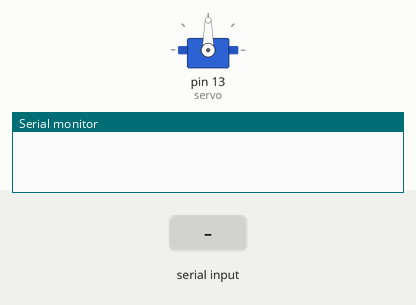
Bench run of a sketch on a simulated Arduino Uno, built with avr-gcc and run on an emulated ATmega328P. On the bench: servo, the last lines printed to the serial monitor. The inputs (shaded band) are chosen by the test bench.

Above: at 1.2 s.
1.3 s: "color" received over Serial
At 2.1 s:
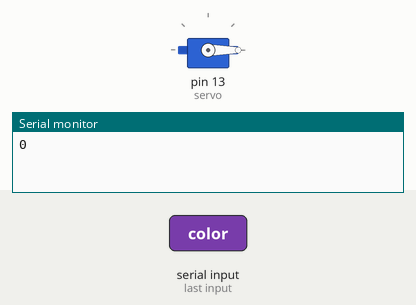
2.8 s: "f" received over Serial
At 3.2 s:
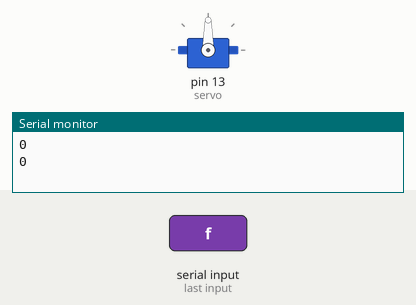
Timing chart, 0 to 5.8 s (numbered marks = the images above; inputs shaded):
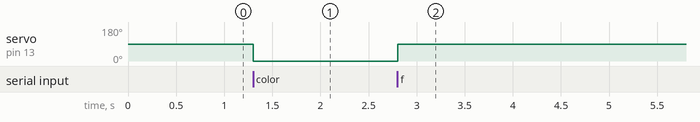

The sketch:

arduino.ino
```cpp
#include <AccelStepper.h>
#include <MultiStepper.h>
#include <Servo.h>
#include <ArduinoJson.h>

long positions[2]= {0,0};
int color[] = {90,0,190};
int instrucciones[] = {1,2,3,4};
int instruccionActual = 0;

AccelStepper motorX(AccelStepper::FULL4WIRE,2,3,5,6);
AccelStepper motorY(AccelStepper::FULL4WIRE,8,9,10,11);

Servo servo;

MultiStepper steppers;

float posicionX = 0;
float posicionY = 0;

class ComandoLapicero{
    public:
        bool cambioColor = false;
        int color = 1;

        int Xmov = 0;
        int Ymov = 0;
        int Xpos = 0;
        int Ypos = 0;

            String XposTemp = "";
            String YposTemp = "";
        String tipo = "";
        String ultimoColor = "1";


        void cargarComando(String comando){
            String XmovTemp = "";
            String YmovTemp = "";
            XposTemp = "";
            YposTemp = "";
            String colorTemp = "1";
            int contadorP = 0;
            tipo = "";

            for (int i = 0; i< comando.length(); i++){
                if (comando.charAt(i) == '%'){
                    contadorP++;
                }
                else if (contadorP<2){
                    tipo+=comando.charAt(i);
                }else if (tipo == "mover"){
                    if (contadorP<3){
                        XmovTemp+= comando.charAt(i);
                    }else if (contadorP<4){
                        YmovTemp+= comando.charAt(i);
                    }
                } else if (tipo == "color"){
                  if (contadorP<3){
                        colorTemp = comando.charAt(i);
                        if (colorTemp == "f"){
                          colorTemp = ultimoColor;
                        } else if (colorTemp == "1" || colorTemp == "2"){
                          ultimoColor = colorTemp;
                        }
                    }
                } else if (tipo == "posicion"){
                  if (contadorP<3){
                        XposTemp+= comando.charAt(i);
                    }else if (contadorP<4){
                        YposTemp+= comando.charAt(i);
                    }
                }
            }

            Xmov = XmovTemp.toInt();
            Ymov = YmovTemp.toInt();
            color = colorTemp.toInt();
            if (XposTemp == "f"){
              Xpos = motorX.currentPosition();
            } else {
              Xpos = XposTemp.toInt();
            }
            if (YposTemp == "f"){
              Ypos = motorY.currentPosition();
            } else {
              Ypos = YposTemp.toInt();
            }
        }
};

ComandoLapicero comandoLapicero;
String tempMsg;

void setup() {
  Serial.begin(115200);
  Serial.setTimeout(1);
  motorX.setMaxSpeed(200);
  motorY.setMaxSpeed(200);
  motorX.setAcceleration(200);
  motorY.setAcceleration(200);


  motorX.disableOutputs();
  motorY.disableOutputs();

  steppers.addStepper(motorX);
  steppers.addStepper(motorY);

  servo.attach(13);

}

void loop() {
 steppers.moveTo(positions);
 while (!Serial.available());
 if(!steppers.run()){
  delay(1);
  tempMsg = Serial.readString();
  //Serial.println(tempMsg);
  comandoLapicero.cargarComando(tempMsg);
  //Serial.println(comandoLapicero.Ymov);
  delay(1);
  Serial.println(comandoLapicero.Xpos);
  if (comandoLapicero.tipo == "mover"){
    motorX.enableOutputs();
    motorY.enableOutputs();
    mover(comandoLapicero.Xmov,comandoLapicero.Ymov);
    steppers.moveTo(positions);
  } else  if (comandoLapicero.tipo == "color"){
    colores(comandoLapicero.color);
  } else  if (comandoLapicero.tipo == "posicion"){
    motorX.enableOutputs();
    motorY.enableOutputs();
    posicion(comandoLapicero.Xpos, comandoLapicero.Ypos);
    steppers.moveTo(positions);
  }else{
    motorX.disableOutputs();
    motorY.disableOutputs();
    colores(0);
    }
  /**if (instruccionActual == 1){
    motorX.enableOutputs();
    motorY.enableOutputs();
    colores(0);
    lineaX(250);
    steppers.moveTo(positions);
  }
  else if (instruccionActual == 3){
    motorX.enableOutputs();
    motorY.enableOutputs();
    colores(0);
    lineaX(-250);
    steppers.moveTo(positions);
  }
  else if (instruccionActual == 4){
    motorX.enableOutputs();
    motorY.enableOutputs();
    colores(2);
    lineaY(250);
    steppers.moveTo(positions);
  }
  else if (instruccionActual == 2){
    motorX.enableOutputs();
    motorY.enableOutputs();
    colores(2);
    lineaY(-250);
    steppers.moveTo(positions);
  }
  else if (instruccionActual == 5){
    motorX.enableOutputs();
    motorY.enableOutputs();
    colores(0);
    diagonal(230,-250);
    steppers.moveTo(positions);
  }
  else if (instruccionActual == 6){
    motorX.enableOutputs();
    motorY.enableOutputs();
    colores(2);
    diagonal(-230,250);
    steppers.moveTo(positions);
  }
  else {
    motorX.disableOutputs();
    motorY.disableOutputs();
    colores(1);
    }
  //instruccionActual++;**/
 }
}

void lineaX(int pos){
  positions[0] = pos + motorX.currentPosition();
  positions[1] = 0 + motorY.currentPosition();
}
void lineaY(int pos){
  positions[0] = 0 + motorX.currentPosition();
  positions[1] = pos + motorY.currentPosition();
}
void mover(int posX, int posY){
  if (posX == 0){
    motorX.disableOutputs();
  } else {
    motorX.enableOutputs();
  }
  if (posX == 0){
    motorX.disableOutputs();
  } else {
    motorX.enableOutputs();
  }
  positions[0] = posX + motorX.currentPosition();
  positions[1] = posY + motorY.currentPosition();
}
void posicion(int posX, int posY){
  if (posX == 0){
    motorX.disableOutputs();
  } else {
    motorX.enableOutputs();
  }
  if (posX == 0){
    motorX.disableOutputs();
  } else {
    motorX.enableOutputs();
  }
  positions[0] = posX;
  positions[1] = posY;
}

void colores(int x){
  servo.write(color[x]);
  delay(500);
  }
```

Measured:
- after the input at 1.3 s, servo on pin 13 (servo): 90° → 0° at once
- after the input at 2.8 s, servo on pin 13 (servo): 0° → 90° at once
